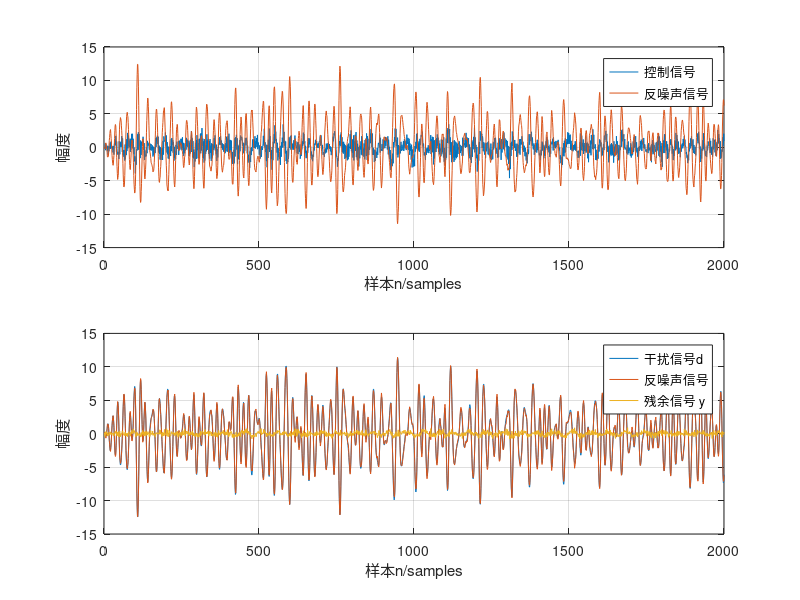
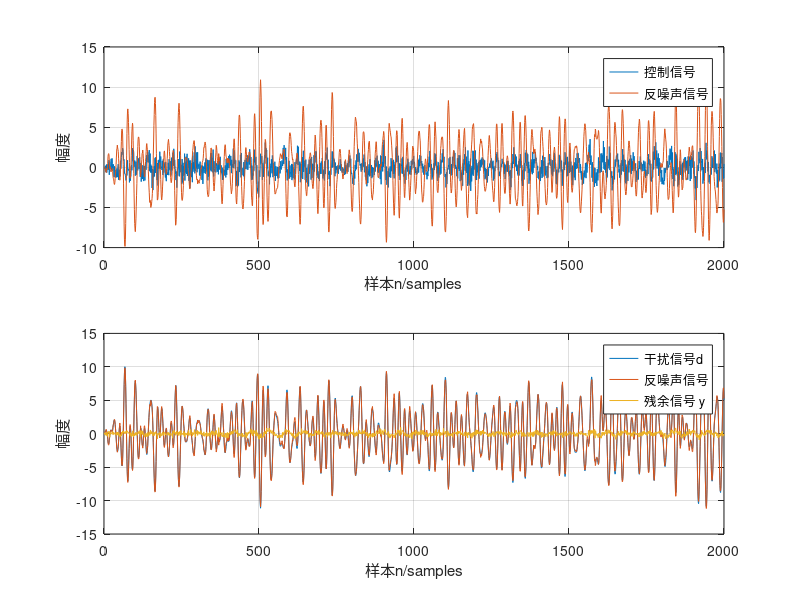

Write MATLAB code to recreate these figures, in order.
% 需要检查状态空间表示中是否含有延迟
clear; close all; clc;
%%
% % 创建白噪声，并且生成外系统模型
% run bandlimitedNoise.m
% % 设定并且辨识次级通路
% run systemIdentification.m
load('bandlimitedNoise.mat');
load('systemIdentification.mat');

%% 耦合系统
% 增广状态矩阵
n = size(Af, 1);    % 原系统状态维度
p = size(Aw, 1);  % 干扰模型状态维度
A = blkdiag(Af, Aw);  % 块对角矩阵 [Af 0; 0 Aw]

% 增广输入矩阵
B = [Bf; zeros(p, size(Bf, 2))];  % 原系统控制输入通道
G = [zeros(n, size(Bw, 2)); Bw];  % 干扰输入通道

% 增广输出矩阵
C = [Cf , Cw];

%% 设计LQR控制器
% 状态权重矩阵 Q（半正定）
Q = C' * C;
% 输入权重矩阵 R（正定）
R = 10e-4;
% 离散 LQR 求解（状态反馈增益）
[K, ~, ~] = dlqr(A, B, Q, R);

% 计算闭环系统的状态矩阵
A_cl = A - B * K;
% 计算闭环系统的特征值
eig_cl = eig(A_cl);
% 检查闭环系统的稳定性
if all(abs(eig_cl) < 1)
    disp('闭环系统是稳定的（所有极点都在单位圆内）。');
else
    disp('闭环系统是不稳定的（存在极点在单位圆外）。');
end

%% 设计卡尔曼滤波器（状态估计器）
% 假设过程噪声协方差矩阵和测量噪声协方差矩阵
Qn = 200;  % 过程噪声协方差
Rn = 1e-2 * eye(size(C, 1));  % 测量噪声协方差

% 使用离散卡尔曼滤波器求解最优增益矩阵
[L, ~, ~] = dlqe(A, G, C, Qn, Rn);

% 显示卡尔曼滤波器增益
disp('卡尔曼滤波器增益矩阵 L:');
disp(L);

% 计算引入卡尔曼滤波器后的闭环系统状态矩阵
A_cl = A - B * K - L * C;
% 计算闭环系统的特征值
eig_cl = eig(A_cl);
% 显示闭环系统的极点
disp('引入卡尔曼滤波器后的闭环系统极点:');
disp(eig_cl);
% 检查闭环系统的稳定性
if all(abs(eig_cl) < 1)
    disp('引入卡尔曼滤波器后的闭环系统是稳定的（所有极点都在单位圆内）。');
else
    disp('引入卡尔曼滤波器后的闭环系统是不稳定的（存在极点在单位圆外）。');
end

%% 初始化参数
N = 2000;                    % 仿真步数
x = zeros(n + p, 1);    % 增广状态初始化
x_hat = zeros(n + p, 1);    % 状态估计初始化
x_history = zeros(n + p, N);  % 状态轨迹记录
x_hat_history = zeros(n + p, N);  % 状态估计轨迹记录
y_history = zeros(size(Cf, 1), N);  % 输出轨迹记录
u_history = zeros(1, N);  % 控制输入记录

%% 闭环控制仿真(一)
for k = 1:N
    % 生成过程噪声和测量噪声
    e = sqrt(Qn) * randn(size(G, 2), 1);  % 过程噪声
    v = chol(Rn)' * randn(size(C, 1), 1);  % 测量噪声

    % 状态反馈控制律
    u = -K * x_hat;  % 使用估计状态进行反馈控制
    u_history(k) = u;  % 记录控制输入

    % 增广系统动态更新
    x = A * x + B * u + G * e;  % 系统状态更新
    y = C * x + v;  % 输出测量

    % 卡尔曼滤波器更新（状态估计）
    x_hat = A * x_hat + B * u;  % 预测
    x_hat = x_hat + L * (y - C * x_hat);  % 校正

    % 记录状态和输出
    x_history(:, k) = x;
    x_hat_history(:, k) = x_hat;
    y_history(:, k) = y;
end

% 计算干扰信号和反噪声信号
d_history = Cw * x_history(n+1:end, :);  % 干扰信号
anti_history = Cf * x_history(1:end-p, :);  % 反噪声信号

figure;
subplot(2, 1, 1);
plot(1:N, u_history, 'DisplayName', '控制信号'); hold on;
plot(1:N, anti_history, 'DisplayName', '反噪声信号');
xlabel('样本n/samples'); ylabel('幅度');
legend;
grid on; 

subplot(2, 1, 2);
plot(1:N, d_history, 'DisplayName', '干扰信号d'); hold on;
plot(1:N, -anti_history, 'DisplayName', '反噪声信号');
plot(1:N, y_history, 'DisplayName', '残余信号 y');
xlabel('样本n/samples'); ylabel('幅度');
legend;
grid on;

%% 闭环控制仿真（二）
N = 2000;                    % 仿真步数
xf = zeros(n, 1);          % 原系统状态初始化
xw = zeros(p, 1);         % 干扰模型状态初始化
x_hat = zeros(n + p, 1);      % 增广状态估计初始化
xf_history = zeros(n, N);  % 原系统状态轨迹记录
xw_history = zeros(p, N); % 干扰模型状态轨迹记录
x_hat_history = zeros(n + p, N);  % 增广状态估计轨迹记录
y_history = zeros(size(Cf, 1), N);  % 输出轨迹记录
u_history = zeros(1, N);  % 控制输入记录

for k = 1:N
    % 生成干扰模型的过程噪声
    ew = sqrtm(Qn) * randn(size(Bw, 2), 1);  % 干扰过程噪声
    v = sqrtm(Rn) * randn(size(C, 1), 1);  % 测量噪声

    % 干扰模型动态更新
    xw = Aw * xw + Bw * ew;  % 干扰模型状态更新
    d = Cw * xw;  % 干扰信号

    % 原系统动态更新
    u = -K * x_hat;  % 使用估计状态进行反馈控制
    xf = Af * xf + Bf * u;  % 原系统状态更新
    y = Cf * xf + d + v;  % 系统输出（包含干扰和测量噪声）

    % 卡尔曼滤波器更新（状态估计）
    x_hat = A * x_hat + B * u;  % 预测
    x_hat = x_hat + L * (y - C * x_hat);  % 校正

    % 记录状态和输出
    xf_history(:, k) = xf;
    xw_history(:, k) = xw;
    x_hat_history(:, k) = x_hat;
    y_history(:, k) = y;
    u_history(k) = u;
end

% 计算干扰信号和反噪声信号
d_history = Cw * xw_history;  % 干扰信号
anti_history = Cf * xf_history;  % 反噪声信号

figure;
subplot(2, 1, 1);
plot(1:N, u_history, 'DisplayName', '控制信号'); hold on;
plot(1:N, anti_history, 'DisplayName', '反噪声信号');
xlabel('样本n/samples'); ylabel('幅度');
legend;
grid on; 

subplot(2, 1, 2);
plot(1:N, d_history, 'DisplayName', '干扰信号d'); hold on;
plot(1:N, -anti_history, 'DisplayName', '反噪声信号');
plot(1:N, y_history, 'DisplayName', '残余信号 y');
xlabel('样本n/samples'); ylabel('幅度');
legend;
grid on;